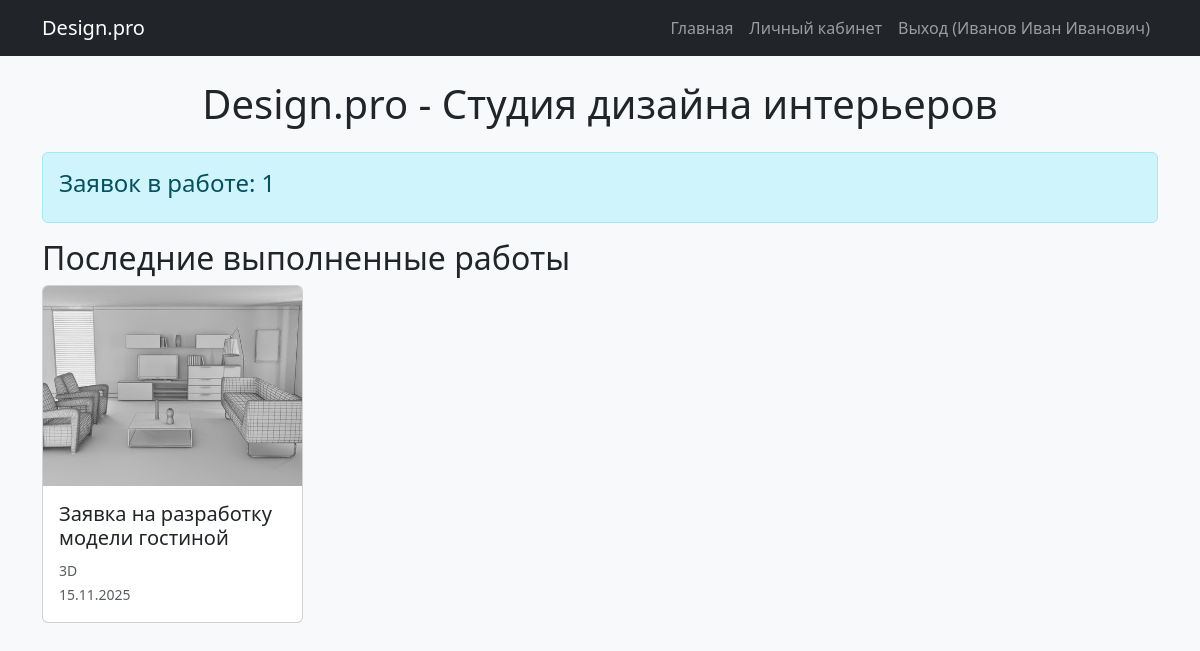
The app's page / (signed in) with its own data.
### design_app/models.py (models this page shows, shortened)
class CustomUser(AbstractUser):
    fio = models.CharField(
        max_length=255,
        verbose_name='ФИО',
        validators=[
            RegexValidator(
                regex=r'^[а-яА-ЯёЁ\s\-]+$',
                message='ФИО может содержать только кириллические буквы, дефис и пробелы'
            ),
        ]
    )
    email = models.EmailField(
        unique=True,
        verbose_name='Email'
    )
    username = models.CharField(
        max_length=150,
        unique=True,
        verbose_name='Логин',
        validators=[
            RegexValidator(
                regex=r'^[a-zA-Z\-]+$',
                message='Логин может содержать только латинские буквы и дефис'
            )
        ]
    )
    class Meta:
        verbose_name = 'Пользователь'
        verbose_name_plural = 'Пользователи'

class DesignRequest(models.Model):
    STATUS_CHOICES = [
        ('new', 'Новая'),
        ('accepted', 'Принято в работу'),
        ('completed', 'Выполнено'),
    ]
    user = models.ForeignKey(
        CustomUser,
        on_delete=models.CASCADE,
        verbose_name='Пользователь',
        related_name='design_requests'
    )
    title = models.CharField(max_length=255, verbose_name='Название заявки')
    description = models.TextField(verbose_name='Описание заявки')
    category = models.ForeignKey(
        DesignCategory,
        on_delete=models.CASCADE,
        verbose_name='Категория'
    )
    image = models.ImageField(
        upload_to='request_images/',
        verbose_name='Изображение помещения'
    )
    status = models.CharField(
        max_length=20,
        choices=STATUS_CHOICES,
        default='new',
        verbose_name='Статус заявки'
    )
    created_at = models.DateTimeField(auto_now_add=True, verbose_name='Дата создания')
    admin_comment = models.TextField(
        blank=True,
        verbose_name='Комментарий администратора'
    )
    design_image = models.ImageField(
        upload_to='design_images/',
        blank=True,
        null=True,
        verbose_name='Изображение дизайна'
    )
    class Meta:
        verbose_name = 'Заявка на дизайн'
        verbose_name_plural = 'Заявки на дизайн'
        ordering = ['-created_at']

class DesignCategory(models.Model):
    name = models.CharField(max_length=255, verbose_name='Название категории')
    class Meta:
        verbose_name = 'Категория дизайна'
        verbose_name_plural = 'Категории дизайна'

### design_app/views.py (the view)
# urls.py: path('', views.index, name='index'),
def index(request):
    completed_requests = DesignRequest.objects.filter(
        status='completed'
    ).order_by('-created_at')[:4]
    in_progress_count = DesignRequest.objects.filter(
        status='accepted'
    ).count()
    context = {
        'completed_requests': completed_requests,
        'in_progress_count': in_progress_count,
    }
    return render(request, 'design_app/index.html', context)

### design_app/templates/design_app/index.html (shortened to what this page needs)
{% extends 'base.html' %}
{% load django_bootstrap5 %}
{% block content %}
<section>
    <header class="mb-4">
        <h1 class="text-center">Design.pro - Студия дизайна интерьеров</h1>
    </header>
    <article class="alert alert-info">
        <h2 class="alert-heading h4">Заявок в работе: {{ in_progress_count }}</h2>
    </article>
    <section>
        <h2>Последние выполненные работы</h2>
        {% if completed_requests %}
            <div class="row">
                {% for request in completed_requests %}
                <article class="col-md-6 col-lg-3 mb-4">
                    <div class="card h-100">
                        {% if request.design_image %}
                            <img src="{{ request.design_image.url }}" class="card-img-top" alt="{{ request.title }}" style="height: 200px; object-fit: cover;">
                        {% endif %}
                        <div class="card-body">
                            <h3 class="card-title h5">{{ request.title }}</h3>
                            <p class="card-text">
                                <small class="text-muted">{{ request.category.name }}</small><br>
                                <small class="text-muted">{{ request.created_at|date:"d.m.Y" }}</small>
                            </p>
                        </div>
                    </div>
                </article>
                {% endfor %}
            </div>
        {% else %}
            <div class="alert alert-warning text-center">
                <p>Пока нет выполненных работ</p>
            </div>
        {% endif %}
    </section>
</section>
{% endblock %}

### design_app/templates/base.html (shortened to what this page needs)
<!DOCTYPE html>
<html lang="ru">
<head>
    {% load django_bootstrap5 %}
    {% bootstrap_css %}
</head>
<body class="bg-light">
    <nav class="navbar navbar-expand-lg navbar-dark bg-dark">
        <div class="container">
            <a class="navbar-brand" href="{% url 'design_app:index' %}">Design.pro</a>
            <div class="navbar-nav">
                <a class="nav-link" href="{% url 'design_app:index' %}">Главная</a>
                {% if user.is_authenticated %}
                 <a class="nav-link" href="{% url 'design_app:profile' %}">Личный кабинет</a>
                    <a class="nav-link" href="{% url 'design_app:logout' %}">Выход ({{ user.fio }})</a>
                {% else %}
                    <a class="nav-link" href="{% url 'design_app:login' %}">Вход</a>
                    <a class="nav-link" href="{% url 'design_app:register' %}">Регистрация</a>
                {% endif %}
            </div>
        </div>
    </nav>
    <main class="container mt-4">
        {% block content %}
        {% endblock %}
    </main>
</body>
</html>

### records on screen
CustomUser: fio "Иванов Иван Иванович"
DesignRequest: design_image (picture), title "Заявка на разработку модели гостиной", category.name "3D", created_at "15.11.2025"

### other values on screen
{{ in_progress_count }} "1"
